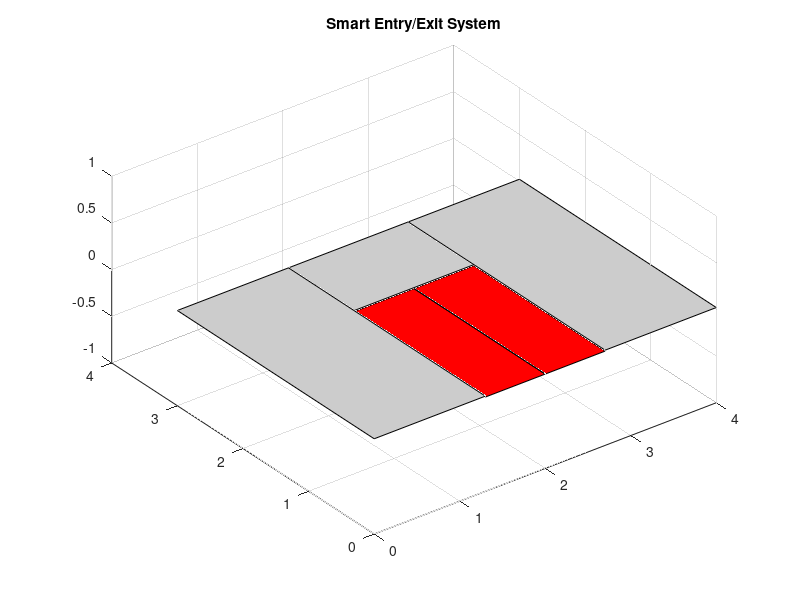

MATLAB code for this plot: (Note: this script raises an error after producing the figure.)
function smart_door_3d_simulation()
    correct_pin = [1 2 3 4];
    max_attempts = 3;
    attempt = 0;
    access_granted = false;

    disp('Welcome to the Smart Entry/Exit System');

    % Initialize door, walls, and variables before PIN entry
    [left_door, right_door, door_y, left_wall, right_wall, top_wall, wall_height, Z_door, Z_wall] = initialize_sideways_door();

    while attempt < max_attempts && ~access_granted
        attempt = attempt + 1;
        fprintf('\nAttempt %d of %d\n', attempt, max_attempts);

        entered_pin = zeros(1,4);
        for i = 1:4
            entered_pin(i) = input(sprintf('Enter digit %d of 4: ', i));
        end

        if isequal(entered_pin, correct_pin)
            disp('✅ Access Granted. Opening Door...');
            play_ring_sound();
            access_granted = true;
            animate_sideways_door(true, left_door, right_door, door_y, left_wall, right_wall, top_wall, wall_height);
        else
            disp('❌ Access Denied. Wrong PIN!');
            play_buzzer_sound();
            if attempt < max_attempts
                disp('Please try again.');
            end
        end
    end

    if ~access_granted
        disp('!!! SYSTEM LOCKED - Too many failed attempts !!!');
    end
end

function play_ring_sound()
    load handel
    sound(y, Fs);
end

function play_buzzer_sound()
    load laughter
    sound(y, Fs);
end

function [left_door, right_door, door_y, left_wall, right_wall, top_wall, wall_height, Z_door, Z_wall] = initialize_sideways_door()
    figure('Name', '2D Smart Entry/Exit System', 'NumberTitle', 'off');
    axis equal;
    axis([0 4 0 4 -1 1]);
    view(0, 90);  % 2D front view
    grid on;
    hold on;
    title('Smart Entry/Exit System');

    Z_door = 0.01;
    Z_wall = 0.02;  % Walls slightly in front

    wall_height = 3;
    door_height = 2;
    wall_color = [0.8 0.8 0.8];

    % Door panels height
    door_y = [0 0 door_height door_height];

    % Fixed wider gap walls
    left_wall_x = [0 1.3 1.3 0];   
    right_wall_x = [2.7 4 4 2.7];  
    top_wall_x = [1.3 2.7 2.7 1.3];

    left_wall = fill3(left_wall_x, [0 0 wall_height wall_height], Z_wall*ones(1,4), wall_color);
    right_wall = fill3(right_wall_x, [0 0 wall_height wall_height], Z_wall*ones(1,4), wall_color);
    top_wall = fill3(top_wall_x, [door_height door_height wall_height wall_height], Z_wall*ones(1,4), wall_color);

    % Door panels (left and right)
    door_mid = (1.3 + 2.7)/2;  % 2.0

    left_x = [1.3 2.0 2.0 1.3];
    left_door = fill3(left_x, door_y, Z_door*ones(1,4), 'r');

    right_x = [2.0 2.7 2.7 2.0];
    right_door = fill3(right_x, door_y, Z_door*ones(1,4), 'r');
end

function animate_sideways_door(access_granted, left_door, right_door, door_y, ~, ~, ~, ~)
    total_time = 5;
    steps_count = 100;
    pause_time = total_time / steps_count;

    extra_gap = 0.9;  % How far doors slide sideways

    persistent orig_left_x orig_right_x;

    if isempty(orig_left_x)
        orig_left_x = get(left_door, 'XData');
        orig_right_x = get(right_door, 'XData');
    end

    if access_granted
        steps = linspace(0, 1, steps_count);
    else
        steps = 0;
        extra_gap = 0;
    end

    for i = 1:length(steps)
        f = steps(i);

        % Only move door panels sideways
        set(left_door, 'XData', orig_left_x - f*extra_gap);
        set(right_door, 'XData', orig_right_x + f*extra_gap);

        drawnow;
        pause(pause_time);
    end

    if access_granted
        pause(1);
        disp('Closing door...');
        for i = length(steps):-1:1
            f = steps(i);

            % Doors slide back inward
            set(left_door, 'XData', orig_left_x - f*extra_gap);
            set(right_door, 'XData', orig_right_x + f*extra_gap);

            drawnow;
            pause(pause_time);
        end
        pause(1);
        close(gcf);
    end
end
